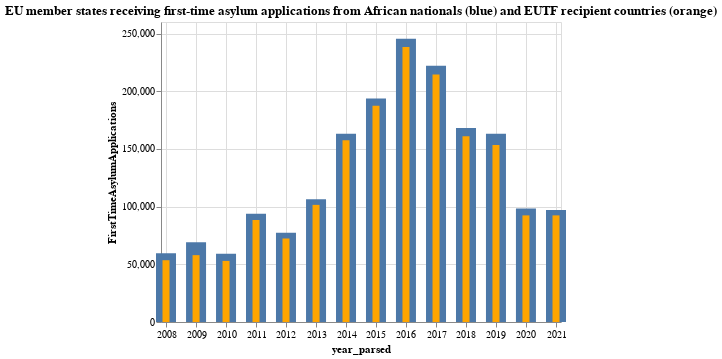

Source (notebook cell):
### Code cell
africa = alt.Chart(yearly_applications, title='EU member states receiving first-time asylum applications from African nationals (blue) and EUTF recipient countries (orange)').mark_bar(width=20).encode(
    x='year_parsed',
    y='FirstTimeAsylumApplications',
)

eutf = alt.Chart(applications_eutf_recipients_yearly).mark_bar(width=7, color='orange').encode(
    x='year_parsed',
    y='FirstTimeAsylumApplications',
)

combination = africa + eutf
combination

### Figure 1 — Vega-Lite specification as saved in the notebook (floating-point values rounded to 4 significant figures)
{"config": {"view": {"continuousWidth": 400, "continuousHeight": 300}}, "layer": [{"data": {"name": "data-10c6dd2c6c9940717e69d2b577d981d1"}, "mark": {"type": "bar", "width": 20}, "encoding": {"x": {"type": "temporal", "field": "year_parsed"}, "y": {"type": "quantitative", "field": "FirstTimeAsylumApplications"}}, "title": "EU member states receiving first-time asylum applications from African nationals (blue) and EUTF recipient countries (orange)"}, {"data": {"name": "data-0191fc3b6221b734905598325dc61022"}, "mark": {"type": "bar", "color": "orange", "width": 7}, "encoding": {"x": {"type": "temporal", "field": "year_parsed"}, "y": {"type": "quantitative", "field": "FirstTimeAsylumApplications"}}}], "$schema": "https://vega.github.io/schema/vega-lite/v4.8.1.json", "datasets": {"data-10c6dd2c6c9940717e69d2b577d981d1": [{"year_parsed": "2008-01-01T00:00:00", "FirstTimeAsylumApplications": 59540.0}, {"year_parsed": "2009-01-01T00:00:00", "FirstTimeAsylumApplications": 69150.0}, {"year_parsed": "2010-01-01T00:00:00", "FirstTimeAsylumApplications": 59060.0}, {"year_parsed": "2011-01-01T00:00:00", "FirstTimeAsylumApplications": 93820.0}, {"year_parsed": "2012-01-01T00:00:00", "FirstTimeAsylumApplications": 77300.0}, {"year_parsed": "2013-01-01T00:00:00", "FirstTimeAsylumApplications": 106400.0}, {"year_parsed": "2014-01-01T00:00:00", "FirstTimeAsylumApplications": 163200.0}, {"year_parsed": "2015-01-01T00:00:00", "FirstTimeAsylumApplications": 193600.0}, {"year_parsed": "2016-01-01T00:00:00", "FirstTimeAsylumApplications": 245500.0}, {"year_parsed": "2017-01-01T00:00:00", "FirstTimeAsylumApplications": 222000.0}, {"year_parsed": "2018-01-01T00:00:00", "FirstTimeAsylumApplications": 168200.0}, {"year_parsed": "2019-01-01T00:00:00", "FirstTimeAsylumApplications": 163200.0}, {"year_parsed": "2020-01-01T00:00:00", "FirstTimeAsylumApplications": 98400.0}, {"year_parsed": "2021-01-01T00:00:00", "FirstTimeAsylumApplications": 97120.0}], "data-0191fc3b6221b734905598325dc61022": [{"year_parsed": "2008-01-01T00:00:00", "FirstTimeAsylumApplications": 53540.0}, {"year_parsed": "2009-01-01T00:00:00", "FirstTimeAsylumApplications": 57940.0}, {"year_parsed": "2010-01-01T00:00:00", "FirstTimeAsylumApplications": 52940.0}, {"year_parsed": "2011-01-01T00:00:00", "FirstTimeAsylumApplications": 88400.0}, {"year_parsed": "2012-01-01T00:00:00", "FirstTimeAsylumApplications": 72370.0}, {"year_parsed": "2013-01-01T00:00:00", "FirstTimeAsylumApplications": 101500.0}, {"year_parsed": "2014-01-01T00:00:00", "FirstTimeAsylumApplications": 157600.0}, {"year_parsed": "2015-01-01T00:00:00", "FirstTimeAsylumApplications": 187500.0}, {"year_parsed": "2016-01-01T00:00:00", "FirstTimeAsylumApplications": 238400.0}, {"year_parsed": "2017-01-01T00:00:00", "FirstTimeAsylumApplications": 214500.0}, {"year_parsed": "2018-01-01T00:00:00", "FirstTimeAsylumApplications": 161000.0}, {"year_parsed": "2019-01-01T00:00:00", "FirstTimeAsylumApplications": 153300.0}, {"year_parsed": "2020-01-01T00:00:00", "FirstTimeAsylumApplications": 92400.0}, {"year_parsed": "2021-01-01T00:00:00", "FirstTimeAsylumApplications": 92400.0}]}}
